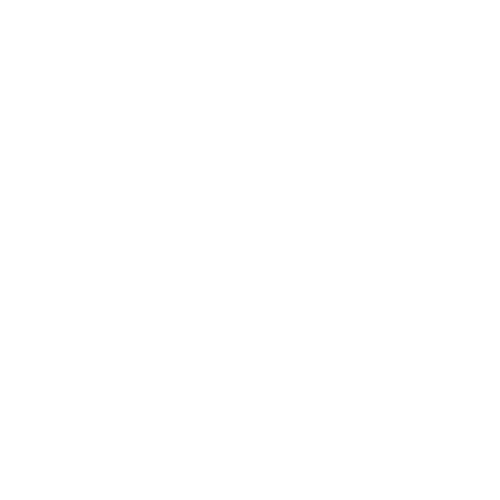
Frame 1 (no input)
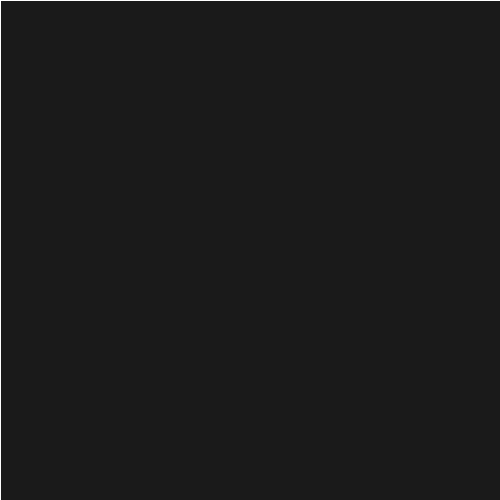
Frame 60 (the mouse pressed at the canvas centre just before this capture)
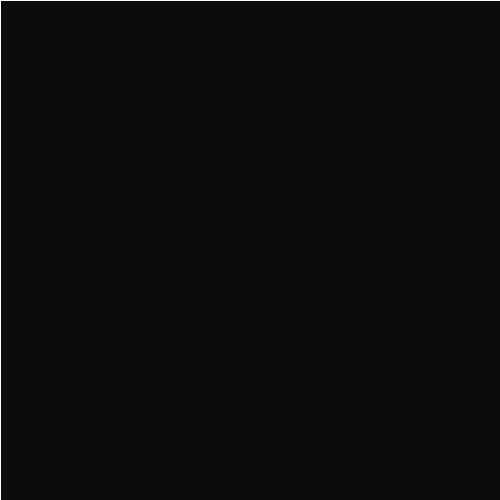
Frame 120 (the mouse held since frame 60 and released just before this capture)

The Processing sketch that drew these frames (run headless with seeded random() and noise(); from frame 60 on, the mouse is pressed at the canvas centre):

// Processing sketch: processing_152492
// ── processing_152492.pde

PVector startPoint;
Tree tree1;
void setup() {
  background(0);
  size(500, 500);
  stroke(255);
  startPoint = new PVector(random(0, width), -10);
  PVector direction = new PVector(mouseX-startPoint.x, mouseY-startPoint.y);    
  tree1 = new Tree(startPoint, direction, 0.05*direction.mag());
}

void draw(){
  backgroundUpdate();
/*  
  println("Tree size is : " + tree1.getTreeSize());
  println(frameRate);
  println("********************");
*/
}

void backgroundUpdate() {
  rect(0, 0, width, height);
  fill(0, 10);
  
} // void backgroundUpdate() {


void mousePressed() {

  startPoint = new PVector(random(0, width), -10);
  
  PVector direction = new PVector(mouseX-startPoint.x, mouseY-startPoint.y);    
  
  tree1 = new Tree(startPoint, direction, 0.025*direction.mag());
  tree1.displayGND();
  tree1.displayBODY();  
} 
class Tree {
  
  private Twig[] branches;
  private int treeSize;
  private int [][] generationMap;
  
  
  Tree(PVector startPoint, PVector direction, float initialWeight) {
    
    int generation = floor( random(2.0, 5.0) );
    generationMap = new int[generation][];
    generationMap[0] = new int[1];
    generationMap[0][0] = generation ;
    
//    println("Total generation : " + generation);
    
    treeSize = generationMap[0][0] + 1;
    
    int generationSize = generationMap[0][0];
    
    for(int j = 1; j < generation; j++) {  
      
      if(generationSize == 0) {
        generationMap[j] = new int[1];
        generationMap[j][0] = -1;
//        println("!!!!!!!!!!!!!!!!!!!");
        break;
      }
      
      generationMap[j] = new int[generationSize];
      
      for(int k = 0; k < generationSize; k++) {
        generationMap[j][k] = floor( random(0.0, 3.0) );
      }
      
      generationSize = 0;
      
      for(int k = 0; k < generationMap[j].length; k++) {
        generationSize = generationSize + generationMap[j][k];
      }
      
      treeSize = treeSize + generationSize;
      
    } // for(int j = 1; j < generation; j++) {
    
//    for(int j = 0; j < generation; j++) {
//      println("the " + j + " layer : ");
//      println(generationMap[j]);
//    }      
    
//    println("treeSize is : " + treeSize);
    
    branches = new Twig[treeSize];    
            
    branches[0] = new Twig(startPoint, direction, initialWeight);
    
    int treeIndex = 1;
//    PVector branchDirection = new PVector();

//    PVector startTemp = new PVector();
//    PVector endTemp = new PVector();
    PVector currentDirection = direction;
    
    for(int j = 0; j < generationMap.length; j++) {
      
      if(generationMap[j][0] == -1) {
        break;
      }      
            
      for(int k = 0; k < generationMap[j].length; k++) {        
        
//        startTemp = branches[j+k].getPoint(0);
//        endTemp = branches[j+k].getPoint( branches[j+k].getPointSum()-1 );
//        branchDirection = PVector.sub(endTemp, startTemp);
        
        int branchNum = generationMap[j][k];
        
        for(int n = 0; n < branchNum; n++){
           
//          currentDirection = branchDirection;
//          int chk = round(random(0.0, 1.0));
//          if(chk == 1) {
//            currentDirection.rotate(QUARTER_PI);
//          } else {
//            currentDirection.rotate(-QUARTER_PI);
//          }           
          
          int branchIndex = floor(random(0.0, branches[j+k].getPointSum()*0.75));
          branches[treeIndex] = new Twig(branches[j+k].getPoint(branchIndex), currentDirection, branches[j+k].getWeight(branchIndex));
          treeIndex ++;
          
        } // for(int n = 0; n < branchNum; n++){
  
      } // for(int k = 0; k < generationMap[j].length; k++) {
        
    } // for(int j = 0; j < generationMap.length; j++) {
       
  } // Tree(PVector startPoint, PVector direction, float initialWeight) {
    
  
  void displayGND() {
    
    for (int j = 0; j < treeSize; j++) {    
      branches[j].displayGND();
    }
    
  } // void displayGND() {
  
  
  void displayBODY() {
    for (int j = 0; j < treeSize; j++) {    
      branches[j].displayBODY();
    }
    
  } // void displayBODY() {
  
  int getTreeSize() {
    return treeSize;
  }
  
  Twig getTwig(int index) {
    return branches[index];
  }
    
} // class Tree {
  
      
class Twig {
  
  private PVector[] pathPoints;
  private float[] weights;
  private int pointSum;

  Twig(PVector startPoint, PVector direction, float initialWeight) {    
    int max_num_point = int( random(10.0, 10 * initialWeight ));

    float max_twig_length = initialWeight; 
    PVector reference = new PVector(1.0, 0.0);
    float argument = PVector.angleBetween(direction, reference);
    if(direction.y < 0) {
      argument *= -1.0;
    }
 
  
    pointSum = max_num_point;
    
    pathPoints = new PVector[max_num_point];  
    pathPoints[0] = startPoint;
    
    float fArg = 0;    
    for (int j = 1; j < max_num_point; j++) {
      
      float magnitude = random(0.0, max_twig_length); 
      float  nArg= random(-QUARTER_PI, QUARTER_PI) + fArg;
      PVector nextPoint = new PVector(magnitude * cos(nArg + argument), magnitude * sin(nArg + argument));
//      nextPoint.rotate(nArg + argument);
      fArg = nArg*0.85;
      nextPoint.add(pathPoints[j-1]);
      pathPoints[j] = nextPoint;
    
    } // for (int j = 1; j < max_num_point; j++)
    
    weights = new float[max_num_point];
    if( initialWeight > 2) {
      for (int j = 0; j < max_num_point; j++) {
        weights[j] = map(j, 0, max_num_point-1, initialWeight, 2);
      }
    } else {
      for (int j = 0; j < max_num_point; j++) {
        weights[j] = 2;
      }
    } 

  } // Twig(PVector startPoint, PVector direction, int recursionLevel)
  
  void displayGND() {
    pushStyle();
    stroke(0, 0, 200);
    for (int j = 1; j < pointSum; j++) {    
      strokeWeight( weights[j] );
      line(pathPoints[j-1].x, pathPoints[j-1].y, pathPoints[j].x, pathPoints[j].y);
    }
    popStyle();
  } // void displayGND() {
  
  
  void displayBODY() {
    pushStyle();
    stroke(200, 200, 250);
    for (int j = 1; j < pointSum; j++) {    
      strokeWeight( weights[j] * 0.6 );
      line(pathPoints[j-1].x, pathPoints[j-1].y, pathPoints[j].x, pathPoints[j].y);
    }
    popStyle();
  } // void displayBODY() {
  
    
  PVector getPoint(int index) {
    return pathPoints[index];
  }
  
  int getPointSum() {
    return pointSum;
  }
  
  float getWeight(int index) {
    return weights[index];
  }
  
} // class Twig {
